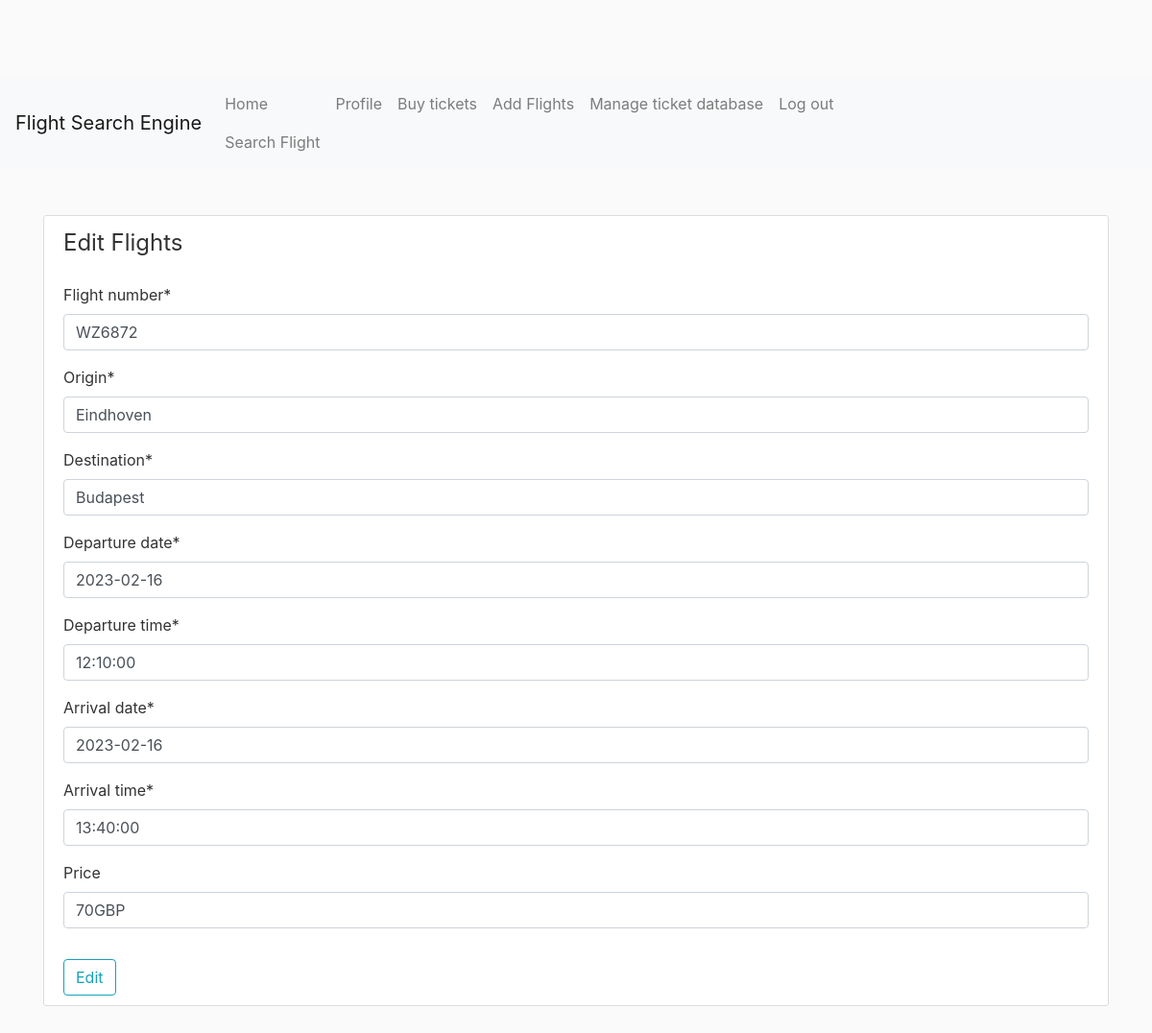
The page /edit-tickets/2/ (signed in) on the database its author committed.
### users/models.py (models this page shows)
class Ticket(models.Model):
    flight_number = models.CharField(max_length=100)
    origin = models.CharField(max_length=100)
    destination = models.CharField(max_length=100)
    departure_date = models.DateField()
    departure_time = models.TimeField()
    arrival_date = models.DateField()
    arrival_time = models.TimeField()
    price = models.CharField(max_length=100, blank=True, null=True)

### users/views.py (the view)
# urls.py: path('edit-tickets/<int:id>/', user_views.edit_tickets, name='edit-tickets'),
@staff_member_required
def edit_tickets(request, id):
    ticket = Ticket.objects.get(id=id)
    if request.method == 'POST':
        form = EditTicketForm(request.POST, instance=ticket)
        if form.is_valid():
            form.save()
            return redirect('manage-tickets')
    else:
        form = EditTicketForm(instance=ticket)
        return render(request, 'airport/edittickets.html', {'form': form})
    return render(request, 'airport/managetickets.html', {'form': form})

### users/forms.py
class EditTicketForm(forms.ModelForm):
    class Meta:
        model = Ticket
        fields = ['flight_number', 'origin', 'destination', 'departure_date', 'departure_time',
                  'arrival_date', 'arrival_time', 'departure_date', 'price']

### airport/templates/airport/edittickets.html (shortened to what this page needs)
{% extends 'airport/base.html' %}
{% load static %}
{% load crispy_forms_tags %}
{% block content %}
        <div class="content-section">
        <form method="POST">
            <fieldset class ="form-group">
                <legend class = "bord-bottom mb-4">Edit Flights</legend>
                {{ form|crispy }}
            </fieldset>
                <button class="btn btn-outline-info" type="submit">Edit</button>
        </form>
    </div>
{% endblock %}

### airport/static/main.css (style rules this page uses)
body { background: #fafafa; color: #333333; margin-top: 5rem; }
.content-section { background: #ffffff; padding: 10px 20px; border: 1px solid #dddddd; border-radius: 3px; margin-bottom: 20px; }

### rows shown on the page
Ticket: flight_number "WZ6872", origin "Eindhoven", destination "Budapest", departure_date "2023-02-16", departure_time "12:10:00", arrival_date "2023-02-16", arrival_time "13:40:00", price "70GBP"
